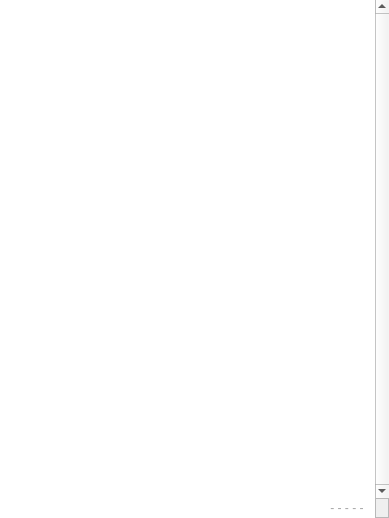
<?xml version="1.0" encoding="UTF-8"?>
<ui version="4.0">
 <class>DcConsoleForm</class>
 <widget class="QWidget" name="DcConsoleForm">
  <property name="geometry">
   <rect>
    <x>0</x>
    <y>0</y>
    <width>389</width>
    <height>518</height>
   </rect>
  </property>
  <property name="windowTitle">
   <string>Form</string>
  </property>
  <layout class="QVBoxLayout" name="verticalLayout" stretch="1,0">
   <property name="spacing">
    <number>0</number>
   </property>
   <property name="leftMargin">
    <number>0</number>
   </property>
   <property name="topMargin">
    <number>0</number>
   </property>
   <property name="rightMargin">
    <number>0</number>
   </property>
   <property name="bottomMargin">
    <number>0</number>
   </property>
   <item>
    <widget class="QTextEdit" name="textEdit">
     <property name="sizePolicy">
      <sizepolicy hsizetype="Expanding" vsizetype="Minimum">
       <horstretch>0</horstretch>
       <verstretch>0</verstretch>
      </sizepolicy>
     </property>
     <property name="font">
      <font>
       <family>Lucida Console</family>
      </font>
     </property>
     <property name="acceptDrops">
      <bool>true</bool>
     </property>
     <property name="frameShape">
      <enum>QFrame::NoFrame</enum>
     </property>
     <property name="frameShadow">
      <enum>QFrame::Plain</enum>
     </property>
     <property name="verticalScrollBarPolicy">
      <enum>Qt::ScrollBarAlwaysOn</enum>
     </property>
     <property name="horizontalScrollBarPolicy">
      <enum>Qt::ScrollBarAlwaysOff</enum>
     </property>
     <property name="autoFormatting">
      <set>QTextEdit::AutoNone</set>
     </property>
     <property name="undoRedoEnabled">
      <bool>false</bool>
     </property>
     <property name="lineWrapMode">
      <enum>QTextEdit::WidgetWidth</enum>
     </property>
     <property name="readOnly">
      <bool>true</bool>
     </property>
     <property name="textInteractionFlags">
      <set>Qt::LinksAccessibleByKeyboard|Qt::LinksAccessibleByMouse|Qt::TextBrowserInteraction|Qt::TextSelectableByKeyboard|Qt::TextSelectableByMouse</set>
     </property>
    </widget>
   </item>
   <item>
    <layout class="QHBoxLayout" name="horizontalLayout_3" stretch="0,0">
     <property name="spacing">
      <number>0</number>
     </property>
     <property name="sizeConstraint">
      <enum>QLayout::SetFixedSize</enum>
     </property>
     <property name="topMargin">
      <number>0</number>
     </property>
     <property name="bottomMargin">
      <number>0</number>
     </property>
     <item>
      <layout class="QHBoxLayout" name="horizontalLayout" stretch="1,0">
       <property name="spacing">
        <number>0</number>
       </property>
       <property name="leftMargin">
        <number>0</number>
       </property>
       <property name="rightMargin">
        <number>0</number>
       </property>
       <item>
        <widget class="QLineEdit" name="lineEdit">
         <property name="frame">
          <bool>false</bool>
         </property>
        </widget>
       </item>
       <item>
        <widget class="QLabel" name="label">
         <property name="minimumSize">
          <size>
           <width>48</width>
           <height>0</height>
          </size>
         </property>
         <property name="styleSheet">
          <string notr="true">background-color: rgb(255, 255, 255);
color: rgb(165, 165, 165);</string>
         </property>
         <property name="text">
          <string> - - - - -</string>
         </property>
        </widget>
       </item>
      </layout>
     </item>
     <item>
      <widget class="QFrame" name="frame">
       <property name="minimumSize">
        <size>
         <width>14</width>
         <height>0</height>
        </size>
       </property>
       <property name="frameShape">
        <enum>QFrame::StyledPanel</enum>
       </property>
       <property name="frameShadow">
        <enum>QFrame::Raised</enum>
       </property>
       <layout class="QHBoxLayout" name="horizontalLayout_2">
        <property name="spacing">
         <number>0</number>
        </property>
        <property name="leftMargin">
         <number>2</number>
        </property>
        <property name="topMargin">
         <number>0</number>
        </property>
        <property name="rightMargin">
         <number>0</number>
        </property>
        <property name="bottomMargin">
         <number>0</number>
        </property>
       </layout>
      </widget>
     </item>
    </layout>
   </item>
  </layout>
 </widget>
 <resources/>
 <connections/>
</ui>
